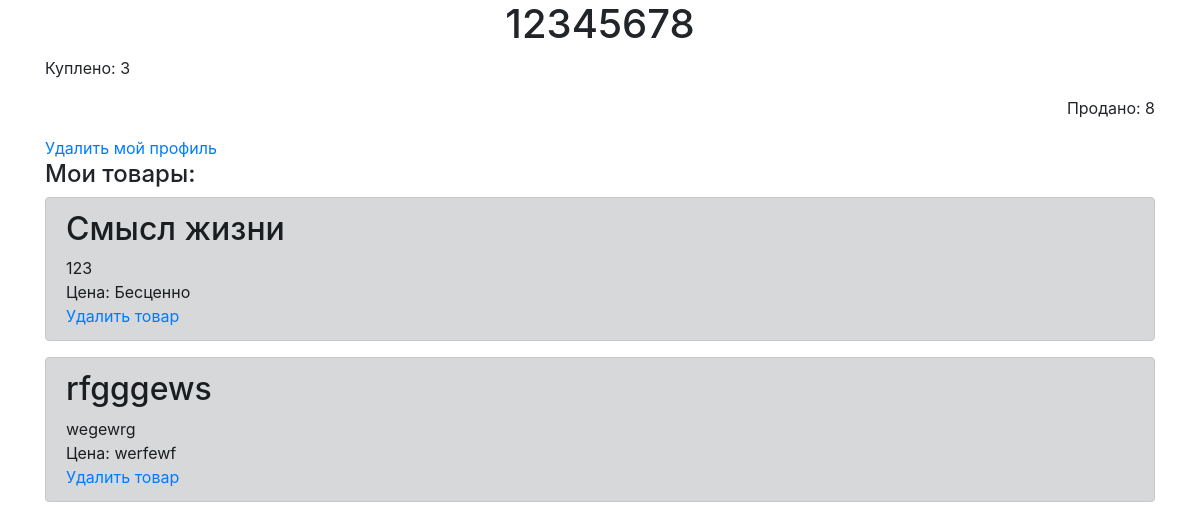
Page /my_page (signed in) on the committed database.
### tables this page shows
CREATE TABLE users 
                            (id INTEGER PRIMARY KEY AUTOINCREMENT, 
                             user_name VARCHAR(16),
                             password_hash VARCHAR(16),
                             status VARCHAR(10),
                             buy INTEGER,
                             sale INTEGER
                             );

CREATE TABLE products 
                            (id INTEGER PRIMARY KEY AUTOINCREMENT, 
                             title VARCHAR(50),
                             content VARCHAR(200),
                             price VARCHAR(10),
                             user_id INTEGER
                             );

### server.py (the view)
@app.route('/my_page', methods=['GET'])
def profile():
    user = UserModel(db.get_connection()).get(session['user_id'])
    my_products = ProductModel(db.get_connection()).get_all(session['user_id'])
    return render_template('my_page.html', user=user, products=my_products)

### User.py (called while the page is built)
    def get(self, user_id):
        cursor = self.connection.cursor()
        cursor.execute("SELECT * FROM users WHERE id = ?", (str(user_id)))
        row = cursor.fetchone()
        return row

### db_connect.py (called while the page is built)
    def get_connection(self):
        return self.conn

### products.py (called while the page is built)
    def get_all(self, user_id = None):
        cursor = self.connection.cursor()
        if user_id:
            cursor.execute("SELECT * FROM products WHERE user_id = ?",
                           (str(user_id)))
        else:
            cursor.execute("SELECT * FROM products")
        rows = cursor.fetchall()
        return rows

### templates/my_page.html (shortened to what this page needs)
{% extends "base.html" %}
{% block content %}
    <h1 align=center>{{user[1]}}</h1>
    <p align=left>Куплено: {{user[4]}}</p>
    <p align=right>Продано: {{user[5]}}</p>
    <a href="/delite_my_profile">Удалить мой профиль</a>
    <br>
    <div class="text" id="container"><h4>Мои товары:</h4></div>
<div class="block1" id="container">
    {% for item in products %}
	    <div class="alert alert-dark" role="alert">
	        <h2>{{item[1]}}</h2>
            <div>{{item[2]}}</div>
            <div>Цена: {{item[3]}}</div>
            <a href="/delete_product/{{item[0]}}">Удалить товар</a>
	    </div>
	{% endfor %}
</div>
{% endblock %}

### rows in the picture
users: user_name "12345678", buy "3", sale "8"
products: title "Смысл жизни", content "123", price "Бесценно"
products: title "rfgggews", content "wegewrg", price "werfewf"
